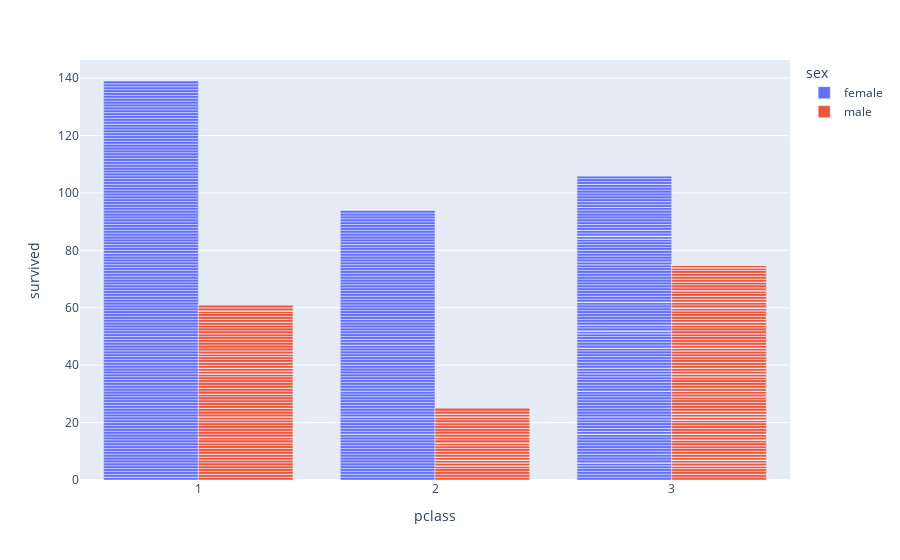

This figure's notebook cell:
### Code cell
fig = px.bar(titanic, x='pclass', y='survived', color='sex', barmode='group')
fig.show()

### Figure 1 — Plotly figure (JSON) as saved in the notebook; plotly's stock layout.template omitted (floating-point values rounded to 4 significant figures; data arrays with more than 128 entries replaced by an {"elided": "..."} marker saying what was removed)
{"data": [{"alignmentgroup": "True", "hovertemplate": "sex=female<br>pclass=%{x}<br>survived=%{y}<extra></extra>", "legendgroup": "female", "marker": {"color": "#636efa", "pattern": {"shape": ""}}, "name": "female", "offsetgroup": "female", "orientation": "v", "showlegend": true, "textposition": "auto", "type": "bar", "x": {"elided": "466 int values"}, "xaxis": "x", "y": {"elided": "466 int values"}, "yaxis": "y"}, {"alignmentgroup": "True", "hovertemplate": "sex=male<br>pclass=%{x}<br>survived=%{y}<extra></extra>", "legendgroup": "male", "marker": {"color": "#EF553B", "pattern": {"shape": ""}}, "name": "male", "offsetgroup": "male", "orientation": "v", "showlegend": true, "textposition": "auto", "type": "bar", "x": {"elided": "843 int values"}, "xaxis": "x", "y": {"elided": "843 int values"}, "yaxis": "y"}], "layout": {"barmode": "group", "legend": {"title": {"text": "sex"}, "tracegroupgap": 0}, "margin": {"t": 60}, "xaxis": {"anchor": "y", "domain": [0, 1], "title": {"text": "pclass"}}, "yaxis": {"anchor": "x", "domain": [0, 1], "title": {"text": "survived"}}}}
